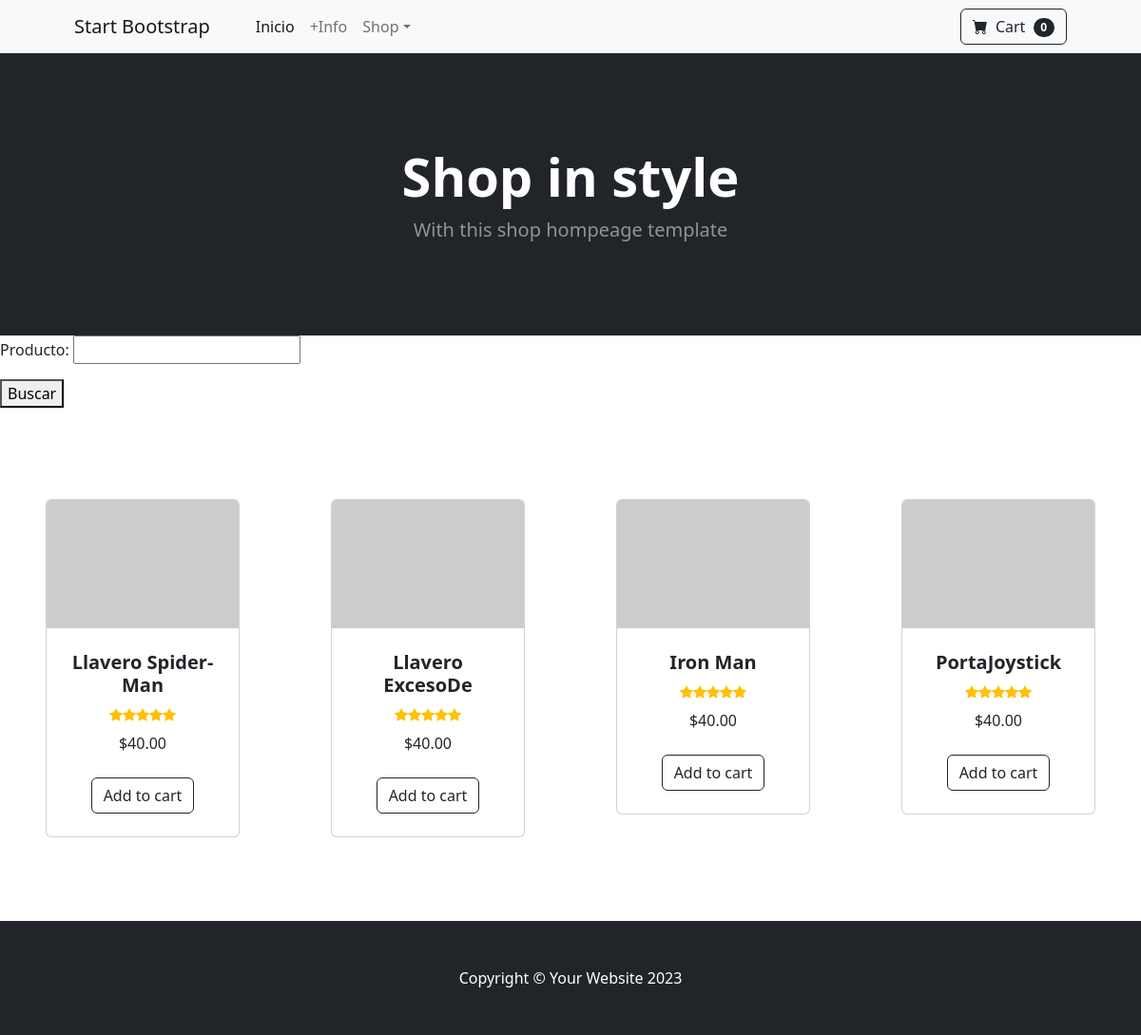
Page /app3d/productos/ on the earlier database version.
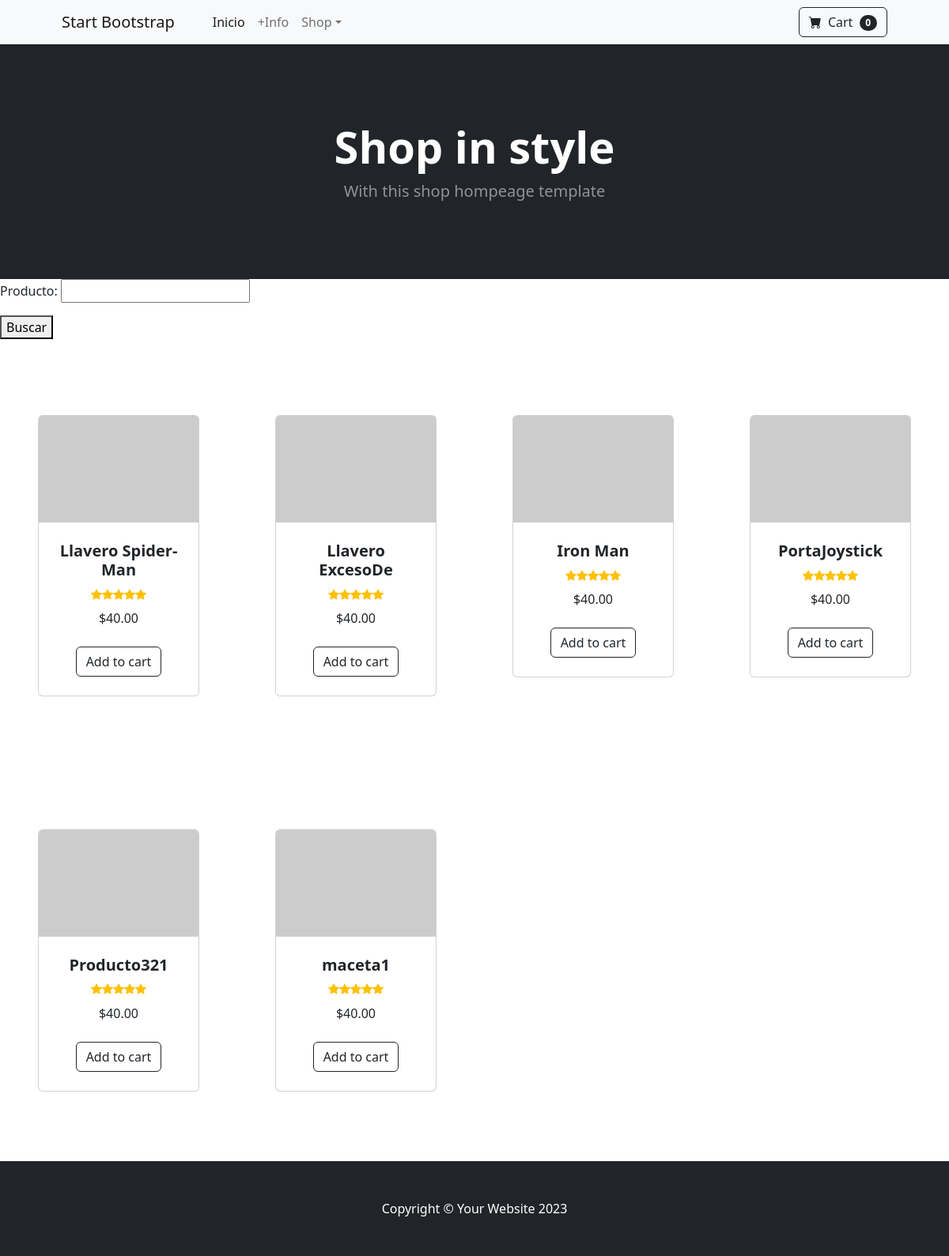
Same page on the later database version.
### app3D/models.py (models this page shows, shortened)
class Productos(models.Model):
    claseProducto = models.CharField(max_length=40)
    nombreProducto = models.CharField(max_length=40)
    Stock = models.IntegerField(default=0)

### app3D/views.py (the view)
# urls.py: path('productos/', productos , name="Productos"),
def productos(req):
    producto = Productos.objects.all()
    return render(req, "productos.html",{'productos':producto})

### app3D/templates/productos.html
{% extends 'padre.html' %}
{% block contenidoQueCambia %}
    <form action="{% url 'buscar' %}" method="get">
        <p>Producto: <input type="text" name="nombreProducto"></p>
        <button type="submit">Buscar</button>
    </form>
    <ul class="list-unstyled d-flex flex-wrap">
        {% for producto in productos %}
        <li class="col-md-3 mb-4">
            <section class="py-5">
                <div class="container px-4 px-lg-5 mt-5">
                    <div class="card h-100">
                        <img class="card-img-top" src="https://dummyimage.com/450x300/dee2e6/6c757d.jpg" alt="..." />
                        <div class="card-body p-4">
                            <div class="text-center">
                                <h5 class="fw-bolder">{{ producto.nombreProducto }}</h5>
                                <div class="d-flex justify-content-center small text-warning mb-2">
                                    <div class="bi-star-fill"></div>
                                    <div class="bi-star-fill"></div>
                                    <div class="bi-star-fill"></div>
                                    <div class="bi-star-fill"></div>
                                    <div class="bi-star-fill"></div>
                                </div>
                                $40.00
                            </div>
                        </div>
                        <div class="card-footer p-4 pt-0 border-top-0 bg-transparent">
                            <div class="text-center"><a class="btn btn-outline-dark mt-auto" href="#">Add to cart</a></div>
                        </div>
                    </div>
                </div>
            </section>
        </li>
        {% endfor %}
    </ul>
{% endblock contenidoQueCambia %}

### app3D/templates/padre.html (shortened to what this page needs)
<!DOCTYPE html>
<html lang="en">
    <head>
        {% load static %}
        <link href="https://cdn.jsdelivr.net/npm/bootstrap-icons@1.5.0/font/bootstrap-icons.css" rel="stylesheet" />
        <link href="{% static 'css/styles.css' %}" rel="stylesheet" />
    </head>
    <body>
        {% include 'navbar.html' %}
        <header class="bg-dark py-5">
            <div class="container px-4 px-lg-5 my-5">
                <div class="text-center text-white">
                    <h1 class="display-4 fw-bolder">Shop in style</h1>
                    <p class="lead fw-normal text-white-50 mb-0">With this shop hompeage template</p>
                </div>
            </div>
        </header>
        {% block contenidoQueCambia %}
        {% endblock contenidoQueCambia %}
        <footer class="py-5 bg-dark">
            <div class="container"><p class="m-0 text-center text-white">Copyright &copy; Your Website 2023</p></div>
        </footer>
    </body>
</html>

### app3D/templates/navbar.html (shortened to what this page needs)
<!DOCTYPE html>
<html lang="en">
<head>
    {% load static %}
    <link href="{% static 'css/styles.css' %}" rel="stylesheet" />
</head>
<body>
    <nav class="navbar navbar-expand-lg navbar-light bg-light">
        <div class="container px-4 px-lg-5">
            <a class="navbar-brand" href="#!">Start Bootstrap</a>
            <div class="collapse navbar-collapse" id="navbarSupportedContent">
                <ul class="navbar-nav me-auto mb-2 mb-lg-0 ms-lg-4">
                    <li class="nav-item"><a class="nav-link active" aria-current="page" href="{% url 'Inicio' %}">Inicio</a></li>
                    <li class="nav-item"><a class="nav-link" href="#!">+Info</a></li>
                    <li class="nav-item dropdown">
                        <a class="nav-link dropdown-toggle" id="navbarDropdown" href="#" role="button" data-bs-toggle="dropdown" aria-expanded="false">Shop</a>
                    </li>
                </ul>
                <form class="d-flex">
                    <button class="btn btn-outline-dark" type="submit">
                        <i class="bi-cart-fill me-1"></i>
                        Cart
                        <span class="badge bg-dark text-white ms-1 rounded-pill">0</span>
                    </button>
                </form>
            </div>
        </div>
    </nav>
</body>
</html>

Differences in the rows shown:
added Productos: nombreProducto "Producto321"
added Productos: nombreProducto "maceta1"
